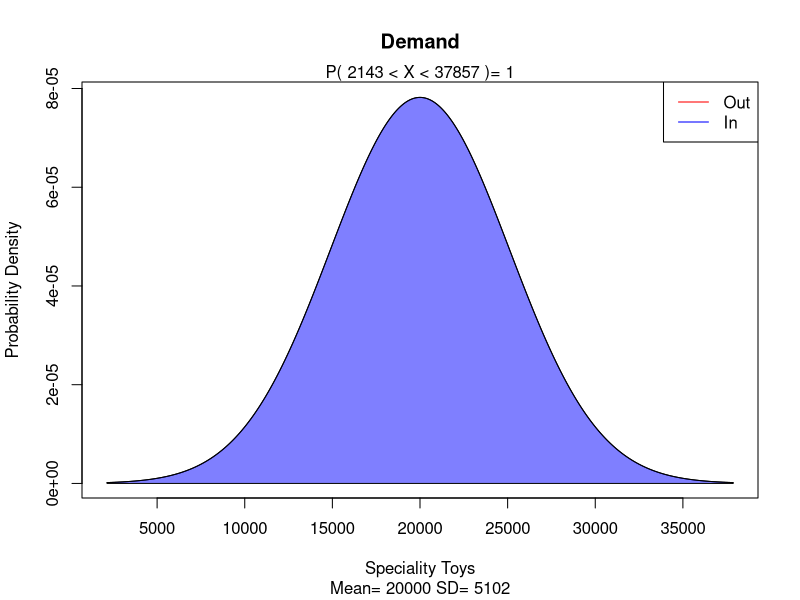
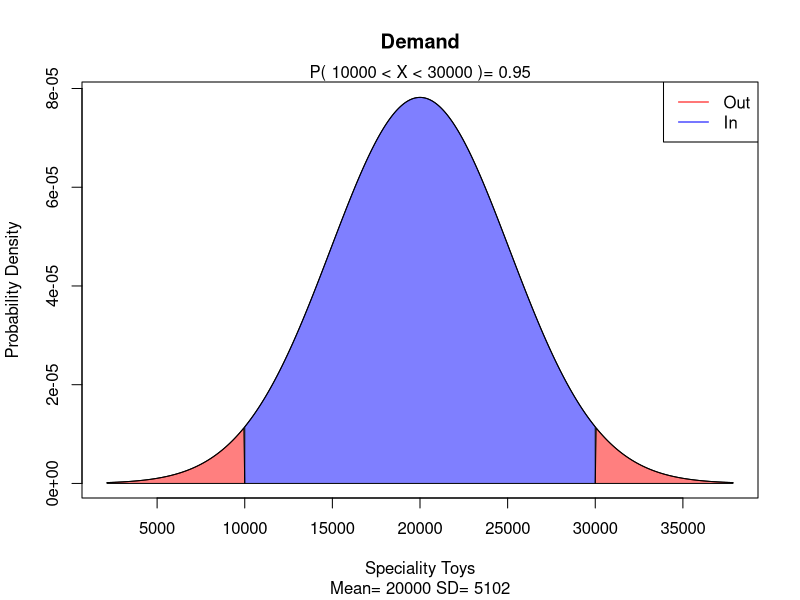
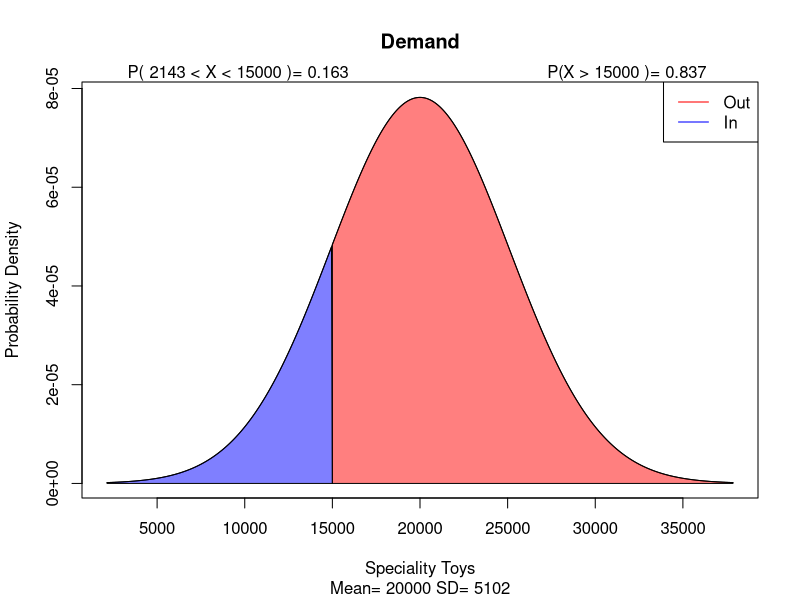
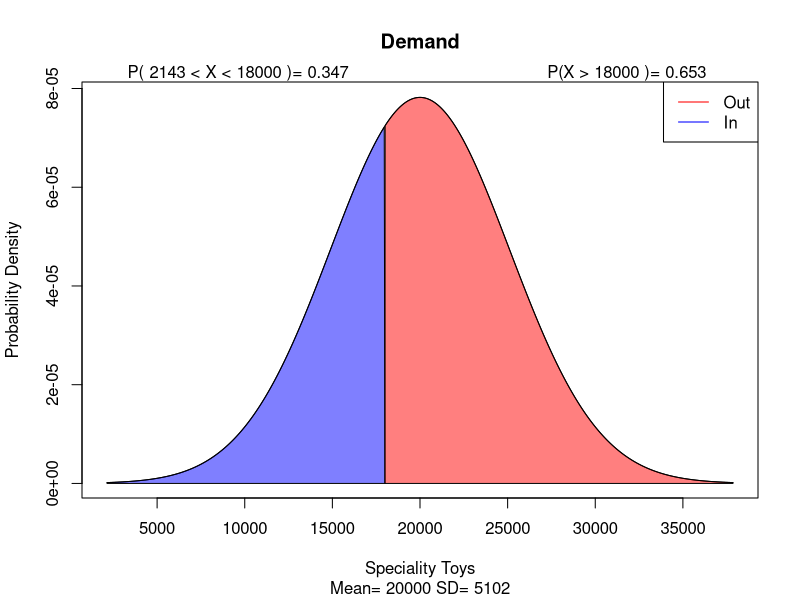
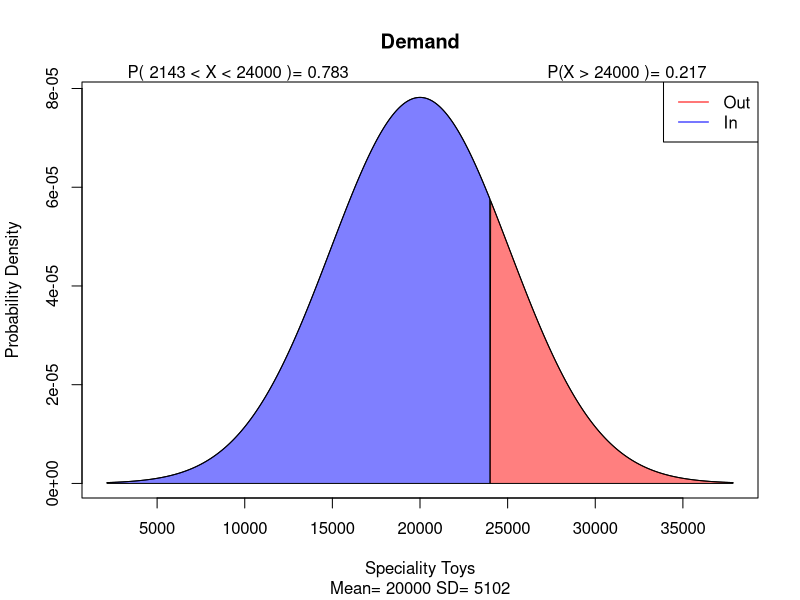
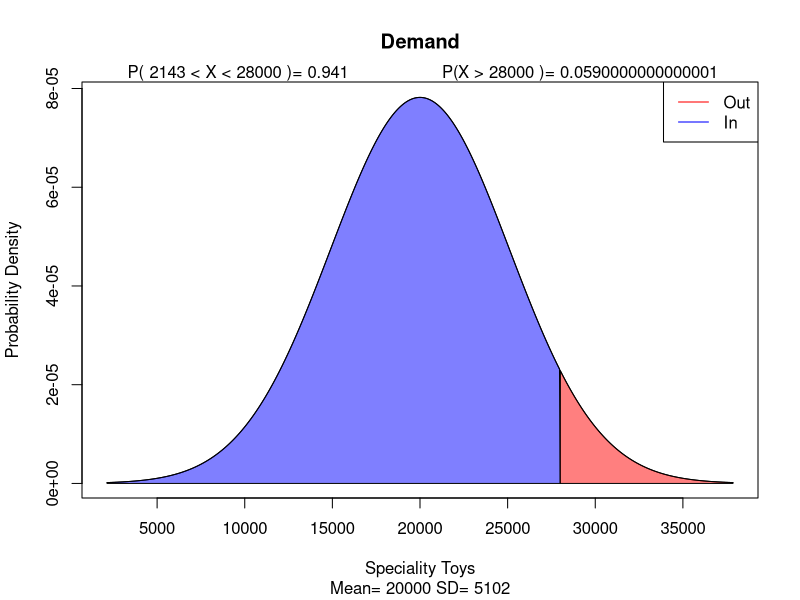

These figures' R source, in order:
# All the R code use for assignment solution is given below


#Mean= 0 , Sd =1
Z=qnorm(0.975,0,1)
Z

# Create a function to generate the normal distribution

gen_normal <- function(mean,sd,lb=0,ub=1)
{
   range = FALSE
# +- 3.5 sigma are as the extremes
   x= seq(-3.5,3.5,0.01)*sd + mean
   start = head(x,1)
   end = tail(x,1) 
   hx =dnorm(x,mean,sd)
   plot(x, hx, type="n", xlab="Speciality Toys", 
        ylab="Probability Density",main="Demand",
        sub= paste('Mean=',mean, 'SD=',sd),axes=TRUE)
   lines(x, hx)
 # Remove commennts in case mean and sd markings are required
 #  abline(v=mean)
 #  abline(v=mean+sd,col = "lightgray")
 #  abline(v=mean-sd,col = "lightgray")
 #  abline(v=mean+(2*sd),col = "lightgray")
 #  abline(v=mean-(2*sd),col = "lightgray")
 #  abline(v=mean+(3*sd),col = "lightgray")
 #  abline(v=mean-(3*sd),col = "lightgray")

# To see if no boundaries are supplied
   if (lb== 0 & ub==1){
       lb=head(x,1)
       ub= tail(x,1)       
            
   }
   else if (lb==0 & ub!=1){
        lb=head(x,1)
        
   }
   else {
        range = TRUE
       
   }
 
# Calculate the stock in probability area
   area = pnorm(ub, mean, sd) - pnorm(lb, mean, sd)
   
 
# If no specific range mentioned
   if (range==FALSE) {
       i= x>=lb & x<=ub
       j= x>=ub & x<=end
       polygon(c(lb,x[i],ub), c(0,hx[i],0), col=rgb(0,0,1,0.5))
       polygon(c(ub,x[j],end), c(0,hx[j],0), col=rgb(1,0,0,0.5))
       if (ub==end){
           mtext(paste("P(",lb,"< X <",ub,")=",
                       round(area, digits=3)),3)
       }
       else{
# Display both stock in and stock out probability at the top
           mtext(paste("P(",lb,"< X <",ub,")=",
                round(area, digits=3)),3,adj=0.1)
           mtext(paste("P(X >",ub,")=",1-
                (round(area, digits=3))),3,adj=0.9)
       }


   }
   else{
# A range is supplied. We have 3 polygons to color
        i=x>=start & x<=lb
        j=x>=lb & x<=ub
        k= x>=ub & x<=end
       polygon(c(start,x[i],lb), c(0,hx[i],0),col=rgb(1,0,0,0.5))
       polygon(c(lb,x[j],ub), c(0,hx[j],0),col=rgb(0,0,1,0.5) )
       polygon(c(ub,x[k],end), c(0,hx[k],0),col=rgb(1,0,0,0.5))
       mtext(paste("P(",lb,"< X <",ub,")=",round(area, digits=3)),3)
   }
   
   legend("topright",legend=c('Out','In'),lty=1, 
          col=c('red', 'blue'))
   
   
}

# To create different normal plots and get stock in/out probabilities

gen_normal (20000, 5102)

gen_normal (20000, 5102,lb=10000,ub=30000)

gen_normal(20000, 5102,ub=15000)

gen_normal (20000, 5102,ub=18000)

gen_normal (20000, 5102,ub=24000)

gen_normal (20000, 5102,ub=28000)

# Get the required demand ('X') values for final suggestion

qnorm(.025,20000,5102)

qnorm(.050,20000,5102)

qnorm(.075,20000,5102)

qnorm(.10,20000,5102) 


